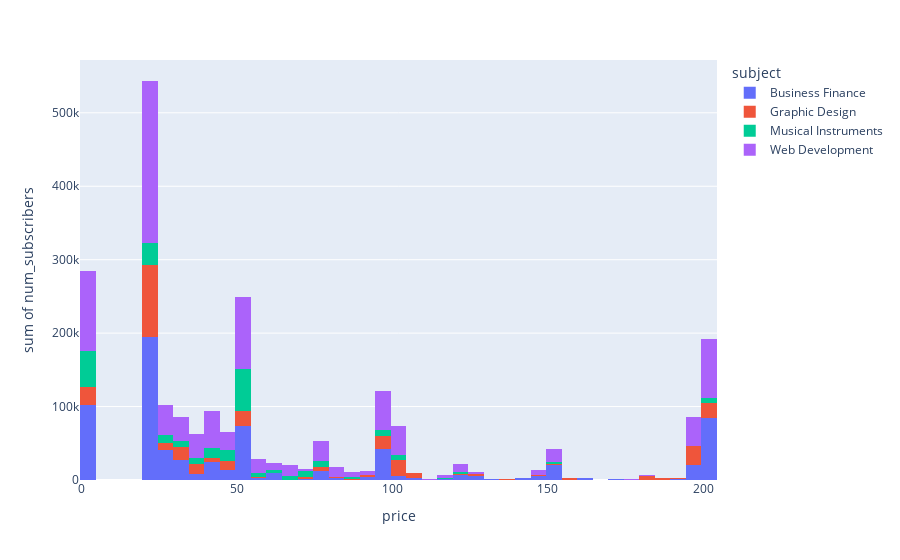

The cell this chart's notebook holds for it:
### Code cell
fig = px.histogram(df_sans_ol, x="price", y="num_subscribers", color='subject')
fig.show()

### Figure 1 — Plotly figure (JSON) as saved in the notebook; plotly's stock layout.template omitted (floating-point values rounded to 4 significant figures; data arrays with more than 128 entries replaced by an {"elided": "..."} marker saying what was removed)
{"data": [{"alignmentgroup": "True", "bingroup": "x", "histfunc": "sum", "hovertemplate": "subject=Business Finance<br>price=%{x}<br>sum of num_subscribers=%{y}<extra></extra>", "legendgroup": "Business Finance", "marker": {"color": "#636efa"}, "name": "Business Finance", "offsetgroup": "Business Finance", "orientation": "v", "showlegend": true, "type": "histogram", "x": {"elided": "910 int values"}, "xaxis": "x", "y": {"elided": "910 int values"}, "yaxis": "y"}, {"alignmentgroup": "True", "bingroup": "x", "histfunc": "sum", "hovertemplate": "subject=Graphic Design<br>price=%{x}<br>sum of num_subscribers=%{y}<extra></extra>", "legendgroup": "Graphic Design", "marker": {"color": "#EF553B"}, "name": "Graphic Design", "offsetgroup": "Graphic Design", "orientation": "v", "showlegend": true, "type": "histogram", "x": {"elided": "451 int values"}, "xaxis": "x", "y": {"elided": "451 int values"}, "yaxis": "y"}, {"alignmentgroup": "True", "bingroup": "x", "histfunc": "sum", "hovertemplate": "subject=Musical Instruments<br>price=%{x}<br>sum of num_subscribers=%{y}<extra></extra>", "legendgroup": "Musical Instruments", "marker": {"color": "#00cc96"}, "name": "Musical Instruments", "offsetgroup": "Musical Instruments", "orientation": "v", "showlegend": true, "type": "histogram", "x": {"elided": "546 int values"}, "xaxis": "x", "y": {"elided": "546 int values"}, "yaxis": "y"}, {"alignmentgroup": "True", "bingroup": "x", "histfunc": "sum", "hovertemplate": "subject=Web Development<br>price=%{x}<br>sum of num_subscribers=%{y}<extra></extra>", "legendgroup": "Web Development", "marker": {"color": "#ab63fa"}, "name": "Web Development", "offsetgroup": "Web Development", "orientation": "v", "showlegend": true, "type": "histogram", "x": {"elided": "513 int values"}, "xaxis": "x", "y": {"elided": "513 int values"}, "yaxis": "y"}], "layout": {"barmode": "relative", "legend": {"title": {"text": "subject"}, "tracegroupgap": 0}, "margin": {"t": 60}, "xaxis": {"anchor": "y", "domain": [0, 1], "title": {"text": "price"}}, "yaxis": {"anchor": "x", "domain": [0, 1], "title": {"text": "sum of num_subscribers"}}}}
